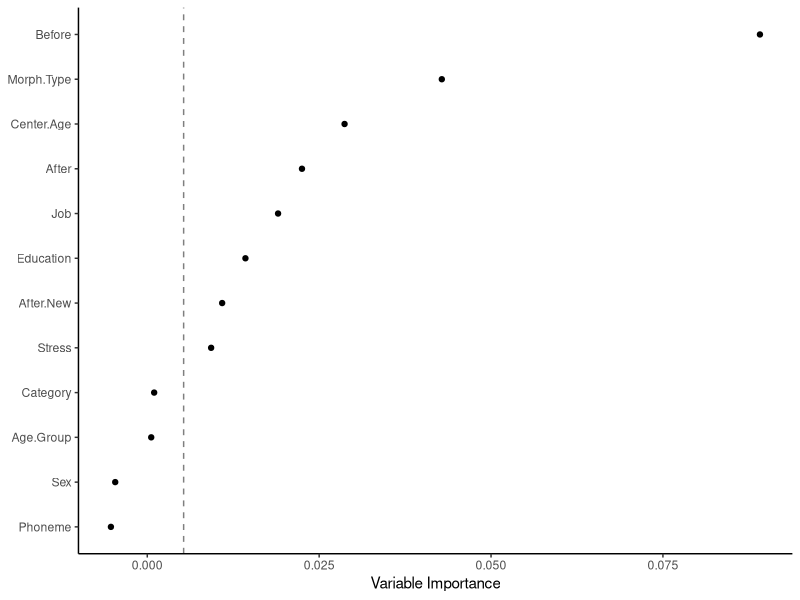
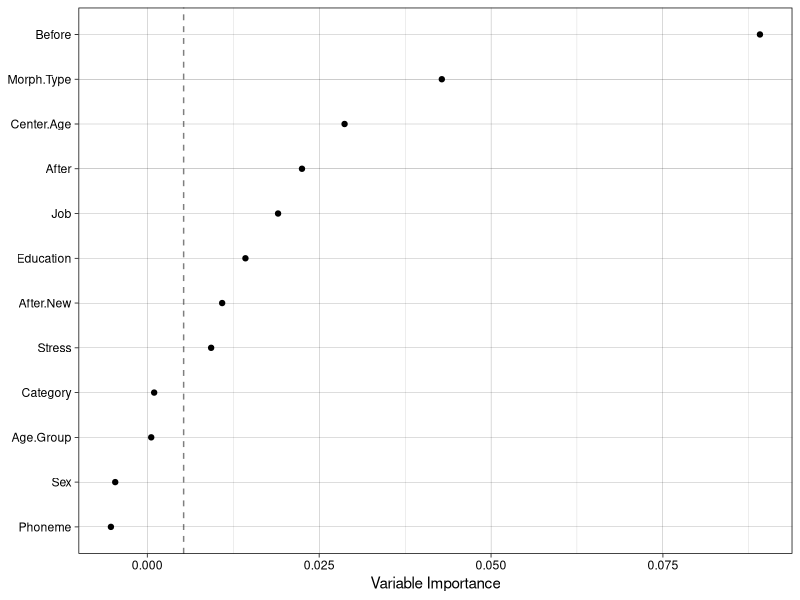
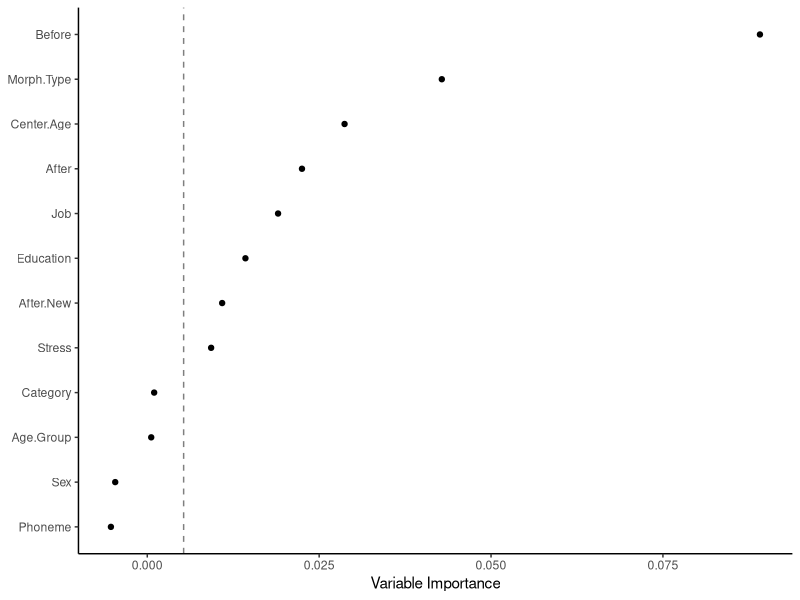

Generate these figures, in order, with R:
## ---- chunk 1
knitr::opts_chunk$set(echo = TRUE)
knitr::opts_chunk$set(tidy='styler', tidy.opts=list(strict=TRUE, scope="tokens", width.cutoff=50), tidy = TRUE)
## ---- chunk 2
library(tidyverse)
td <- read.delim("Data/deletiondata.txt") %>%
      filter(Before != "Vowel") %>%
      mutate(After.New = recode(After, "H" = "Consonant"),  
             Center.Age = as.numeric(scale(YOB, scale = FALSE)),
             Age.Group = cut(YOB, breaks = c(-Inf, 1944, 1979, Inf), 
                                  labels = c("Old", "Middle", "Young")),
             Phoneme = sub("^(.)(--.*)$", "\\1", Phoneme.Dep.Var),
             Dep.Var.Full = sub("^(.--)(.*)$", "\\2", Phoneme.Dep.Var),
             Phoneme.Dep.Var = NULL) %>%
      mutate_if(is.character, as.factor)

td.young <- td %>% 
            filter(Age.Group == "Young") %>%
            mutate(Center.Age = as.numeric(scale(YOB, scale = FALSE)))

td.middle <- td %>% 
             filter(Age.Group == "Middle") %>%
             mutate(Center.Age = as.numeric(scale(YOB, scale = FALSE)))

td.old <- td %>% 
          filter(Age.Group == "Old") %>%
          mutate(Center.Age = as.numeric(scale(YOB, scale = FALSE)))
## ---- chunk 3
# Set Seed
set.seed(123456)
## ---- chunk 4
#Read Random Forest from File 
td.cforest.results <-read.table(file ="Data/tdCForestVarimp.txt", header=TRUE, row.names=NULL)
print(td.cforest.results)
## ---- chunk 5
library(ggplot2)
# Reorder variable importance by highest to lowest value in column value
td.cforest.results$variable<-reorder(td.cforest.results$variable, td.cforest.results$value)
## ---- chunk 6
# Reorder variable importance by highest to lowest value in column value, but tidy
td.cforest.results<-td.cforest.results %>%
  arrange(variable, value)
## ---- chunk 7
# Get absolute minimum value of column value
td.cforest.min<-abs(min(td.cforest.results$value))

# Get absolute minimum value of column value, but tidy
td.cforest.min <- td.cforest.results$value %>% min() %>% abs()
## ---- chunk 8
#Create object of Random Forest as a dotplot using ggplot2
library(ggplot2)
dotplot<-ggplot(td.cforest.results, aes(x = value, y = variable))+
	geom_point()+
	xlab("Variable Importance")+
	ylab(NULL)+
	theme_classic()+
	geom_vline(xintercept = td.cforest.min, linetype=2, alpha=.5)
# Save dotplot
ggsave("Data/tdCForest.png", dotplot, width = 4, height = 4, units = "in", dpi = 300)
## ---- chunk 9
dotplot
## ---- chunk 10
td.cforest2.results <-read.table(file ="Data/tdCForestVarimp2.txt", header=TRUE, row.names=NULL)
## ---- chunk 11
td.cforest2.results$variable<-reorder(td.cforest2.results$variable, td.cforest2.results$value)
td.cforest2.min<-abs(min(td.cforest2.results$value))
ggplot(td.cforest2.results, aes(x = value, y = variable))+
	geom_point()+
	xlab("Variable Importance")+
	ylab(NULL)+
	theme_linedraw()+
	geom_vline(xintercept = td.cforest.min, linetype=2, alpha=.5)
